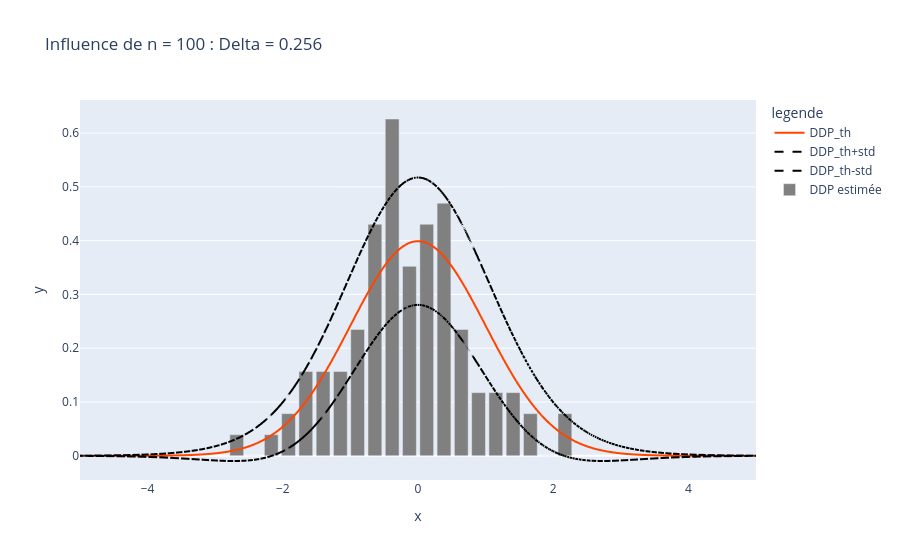
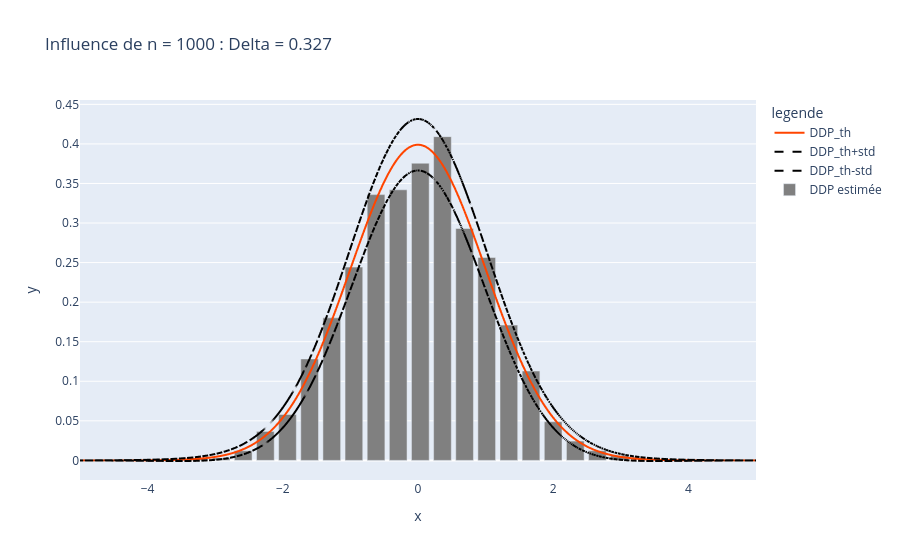
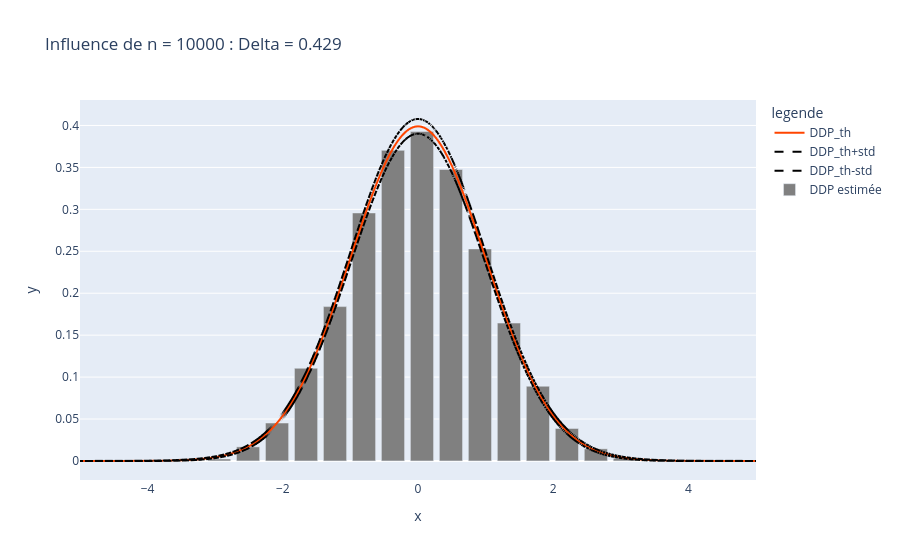

The cell these charts' notebook holds for them, in order:
### Markdown cell above
#### Influence de N

### Code cell
M=20
for n in [100, 1000, 10000, 200000]:
    DDPest, c, Delta = histo(b, n=n, M=M)
    std_estim = np.sqrt(DDPth * (1 - Delta * DDPth) / (n * Delta)) # Formule Question 2.6
    compareDDP(c, DDPest, cth, DDPth, std_estim,title=f"Influence de n = {n} : Delta = {Delta:.3f}")

### Figure 1 — Plotly figure (JSON) as saved in the notebook; plotly's stock layout.template omitted (floating-point values rounded to 4 significant figures; data arrays with more than 128 entries replaced by an {"elided": "..."} marker saying what was removed)
{"data": [{"hovertemplate": "legende=DDP_th<br>x=%{x}<br>y=%{y}<extra></extra>", "legendgroup": "DDP_th", "line": {"color": "orangered", "dash": "solid"}, "marker": {"symbol": "circle"}, "mode": "lines", "name": "DDP_th", "showlegend": true, "type": "scattergl", "x": {"elided": "1000 float values"}, "xaxis": "x", "y": {"elided": "1000 float values"}, "yaxis": "y"}, {"hovertemplate": "legende=DDP_th+std<br>x=%{x}<br>y=%{y}<extra></extra>", "legendgroup": "DDP_th+std", "line": {"color": "black", "dash": "dash"}, "marker": {"symbol": "circle"}, "mode": "lines", "name": "DDP_th+std", "showlegend": true, "type": "scattergl", "x": {"elided": "1000 float values"}, "xaxis": "x", "y": {"elided": "1000 float values"}, "yaxis": "y"}, {"hovertemplate": "legende=DDP_th-std<br>x=%{x}<br>y=%{y}<extra></extra>", "legendgroup": "DDP_th-std", "line": {"color": "black", "dash": "dash"}, "marker": {"symbol": "circle"}, "mode": "lines", "name": "DDP_th-std", "showlegend": true, "type": "scattergl", "x": {"elided": "1000 float values"}, "xaxis": "x", "y": {"elided": "1000 float values"}, "yaxis": "y"}, {"marker": {"color": "gray"}, "name": "DDP estimée", "type": "bar", "x": [-2.682, -2.426, -2.171, -1.915, -1.66, -1.404, -1.148, -0.893, -0.6374, -0.3819, -0.1264, 0.1291, 0.3846, 0.6401, 0.8957, 1.151, 1.407, 1.662, 1.918, 2.173], "y": [0.03914, 0.0, 0.03914, 0.07827, 0.1565, 0.1565, 0.1565, 0.2348, 0.4305, 0.6262, 0.3522, 0.4305, 0.4696, 0.2348, 0.1174, 0.1174, 0.1174, 0.07827, 0.0, 0.07827]}], "layout": {"legend": {"title": {"text": "legende"}, "tracegroupgap": 0}, "title": {"text": "Influence de n = 100 : Delta = 0.256"}, "xaxis": {"anchor": "y", "domain": [0, 1], "title": {"text": "x"}}, "yaxis": {"anchor": "x", "domain": [0, 1], "title": {"text": "y"}}}}

### Figure 2 — Plotly figure (JSON) as saved in the notebook; plotly's stock layout.template omitted (floating-point values rounded to 4 significant figures; data arrays with more than 128 entries replaced by an {"elided": "..."} marker saying what was removed)
{"data": [{"hovertemplate": "legende=DDP_th<br>x=%{x}<br>y=%{y}<extra></extra>", "legendgroup": "DDP_th", "line": {"color": "orangered", "dash": "solid"}, "marker": {"symbol": "circle"}, "mode": "lines", "name": "DDP_th", "showlegend": true, "type": "scattergl", "x": {"elided": "1000 float values"}, "xaxis": "x", "y": {"elided": "1000 float values"}, "yaxis": "y"}, {"hovertemplate": "legende=DDP_th+std<br>x=%{x}<br>y=%{y}<extra></extra>", "legendgroup": "DDP_th+std", "line": {"color": "black", "dash": "dash"}, "marker": {"symbol": "circle"}, "mode": "lines", "name": "DDP_th+std", "showlegend": true, "type": "scattergl", "x": {"elided": "1000 float values"}, "xaxis": "x", "y": {"elided": "1000 float values"}, "yaxis": "y"}, {"hovertemplate": "legende=DDP_th-std<br>x=%{x}<br>y=%{y}<extra></extra>", "legendgroup": "DDP_th-std", "line": {"color": "black", "dash": "dash"}, "marker": {"symbol": "circle"}, "mode": "lines", "name": "DDP_th-std", "showlegend": true, "type": "scattergl", "x": {"elided": "1000 float values"}, "xaxis": "x", "y": {"elided": "1000 float values"}, "yaxis": "y"}, {"marker": {"color": "gray"}, "name": "DDP estimée", "type": "bar", "x": [-3.24, -2.913, -2.585, -2.258, -1.931, -1.603, -1.276, -0.9481, -0.6206, -0.2931, 0.03433, 0.3618, 0.6893, 1.017, 1.344, 1.672, 1.999, 2.327, 2.654, 2.982], "y": [0.003054, 0.003054, 0.01221, 0.03664, 0.05802, 0.1283, 0.1802, 0.2443, 0.3359, 0.342, 0.3756, 0.4092, 0.2932, 0.2565, 0.171, 0.113, 0.04886, 0.02443, 0.01221, 0.006107]}], "layout": {"legend": {"title": {"text": "legende"}, "tracegroupgap": 0}, "title": {"text": "Influence de n = 1000 : Delta = 0.327"}, "xaxis": {"anchor": "y", "domain": [0, 1], "title": {"text": "x"}}, "yaxis": {"anchor": "x", "domain": [0, 1], "title": {"text": "y"}}}}

### Figure 3 — Plotly figure (JSON) as saved in the notebook; plotly's stock layout.template omitted (floating-point values rounded to 4 significant figures; data arrays with more than 128 entries replaced by an {"elided": "..."} marker saying what was removed)
{"data": [{"hovertemplate": "legende=DDP_th<br>x=%{x}<br>y=%{y}<extra></extra>", "legendgroup": "DDP_th", "line": {"color": "orangered", "dash": "solid"}, "marker": {"symbol": "circle"}, "mode": "lines", "name": "DDP_th", "showlegend": true, "type": "scattergl", "x": {"elided": "1000 float values"}, "xaxis": "x", "y": {"elided": "1000 float values"}, "yaxis": "y"}, {"hovertemplate": "legende=DDP_th+std<br>x=%{x}<br>y=%{y}<extra></extra>", "legendgroup": "DDP_th+std", "line": {"color": "black", "dash": "dash"}, "marker": {"symbol": "circle"}, "mode": "lines", "name": "DDP_th+std", "showlegend": true, "type": "scattergl", "x": {"elided": "1000 float values"}, "xaxis": "x", "y": {"elided": "1000 float values"}, "yaxis": "y"}, {"hovertemplate": "legende=DDP_th-std<br>x=%{x}<br>y=%{y}<extra></extra>", "legendgroup": "DDP_th-std", "line": {"color": "black", "dash": "dash"}, "marker": {"symbol": "circle"}, "mode": "lines", "name": "DDP_th-std", "showlegend": true, "type": "scattergl", "x": {"elided": "1000 float values"}, "xaxis": "x", "y": {"elided": "1000 float values"}, "yaxis": "y"}, {"marker": {"color": "gray"}, "name": "DDP estimée", "type": "bar", "x": [-4.658, -4.229, -3.8, -3.371, -2.943, -2.514, -2.085, -1.656, -1.228, -0.7988, -0.37, 0.05875, 0.4875, 0.9163, 1.345, 1.774, 2.203, 2.631, 3.06, 3.489], "y": [0.0002332, 0.0, 0.0, 0.002565, 0.002332, 0.01679, 0.04525, 0.1105, 0.184, 0.2957, 0.3704, 0.3927, 0.3475, 0.2528, 0.1644, 0.08909, 0.03872, 0.01446, 0.003032, 0.001633]}], "layout": {"legend": {"title": {"text": "legende"}, "tracegroupgap": 0}, "title": {"text": "Influence de n = 10000 : Delta = 0.429"}, "xaxis": {"anchor": "y", "domain": [0, 1], "title": {"text": "x"}}, "yaxis": {"anchor": "x", "domain": [0, 1], "title": {"text": "y"}}}}
